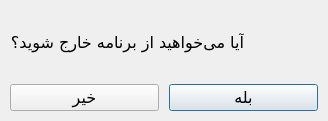
<?xml version="1.0" encoding="UTF-8"?>
<ui version="4.0">
 <class>YesNoDialog</class>
 <widget class="QDialog" name="YesNoDialog">
  <property name="geometry">
   <rect>
    <x>0</x>
    <y>0</y>
    <width>308</width>
    <height>136</height>
   </rect>
  </property>
  <property name="windowTitle">
   <string>خروج</string>
  </property>
  <property name="windowIcon">
   <iconset resource="resource.qrc">
    <normaloff>:/icons/resources/icons/question.png</normaloff>:/icons/resources/icons/question.png</iconset>
  </property>
  <property name="layoutDirection">
   <enum>Qt::RightToLeft</enum>
  </property>
  <property name="locale">
   <locale language="Persian" country="Iran"/>
  </property>
  <property name="modal">
   <bool>false</bool>
  </property>
  <layout class="QVBoxLayout" name="VLayoutMain">
   <property name="spacing">
    <number>10</number>
   </property>
   <property name="sizeConstraint">
    <enum>QLayout::SetFixedSize</enum>
   </property>
   <property name="leftMargin">
    <number>10</number>
   </property>
   <property name="topMargin">
    <number>10</number>
   </property>
   <property name="rightMargin">
    <number>10</number>
   </property>
   <property name="bottomMargin">
    <number>10</number>
   </property>
   <item>
    <layout class="QHBoxLayout" name="HLayoutMessage">
     <property name="spacing">
      <number>10</number>
     </property>
     <item>
      <widget class="QLabel" name="lblIcon">
       <property name="minimumSize">
        <size>
         <width>64</width>
         <height>64</height>
        </size>
       </property>
       <property name="maximumSize">
        <size>
         <width>64</width>
         <height>64</height>
        </size>
       </property>
       <property name="font">
        <font>
         <family>B Nazanin</family>
         <pointsize>12</pointsize>
        </font>
       </property>
       <property name="text">
        <string/>
       </property>
       <property name="pixmap">
        <pixmap resource="resource.qrc">:/icons/resources/icons/question.png</pixmap>
       </property>
       <property name="scaledContents">
        <bool>true</bool>
       </property>
      </widget>
     </item>
     <item>
      <widget class="QLabel" name="lblMessage">
       <property name="font">
        <font>
         <family>B Nazanin</family>
         <pointsize>12</pointsize>
        </font>
       </property>
       <property name="text">
        <string>آیا می‌خواهید از برنامه خارج شوید؟</string>
       </property>
      </widget>
     </item>
    </layout>
   </item>
   <item>
    <layout class="QHBoxLayout" name="HLayoutButtons">
     <property name="spacing">
      <number>10</number>
     </property>
     <item>
      <widget class="QPushButton" name="btnYes">
       <property name="font">
        <font>
         <family>B Nazanin</family>
         <pointsize>12</pointsize>
        </font>
       </property>
       <property name="text">
        <string>بله</string>
       </property>
       <property name="autoDefault">
        <bool>false</bool>
       </property>
       <property name="default">
        <bool>true</bool>
       </property>
      </widget>
     </item>
     <item>
      <widget class="QPushButton" name="btnNo">
       <property name="font">
        <font>
         <family>B Nazanin</family>
         <pointsize>12</pointsize>
        </font>
       </property>
       <property name="text">
        <string>خیر</string>
       </property>
       <property name="autoDefault">
        <bool>false</bool>
       </property>
      </widget>
     </item>
    </layout>
   </item>
  </layout>
 </widget>
 <resources>
  <include location="resource.qrc"/>
 </resources>
 <connections/>
</ui>
